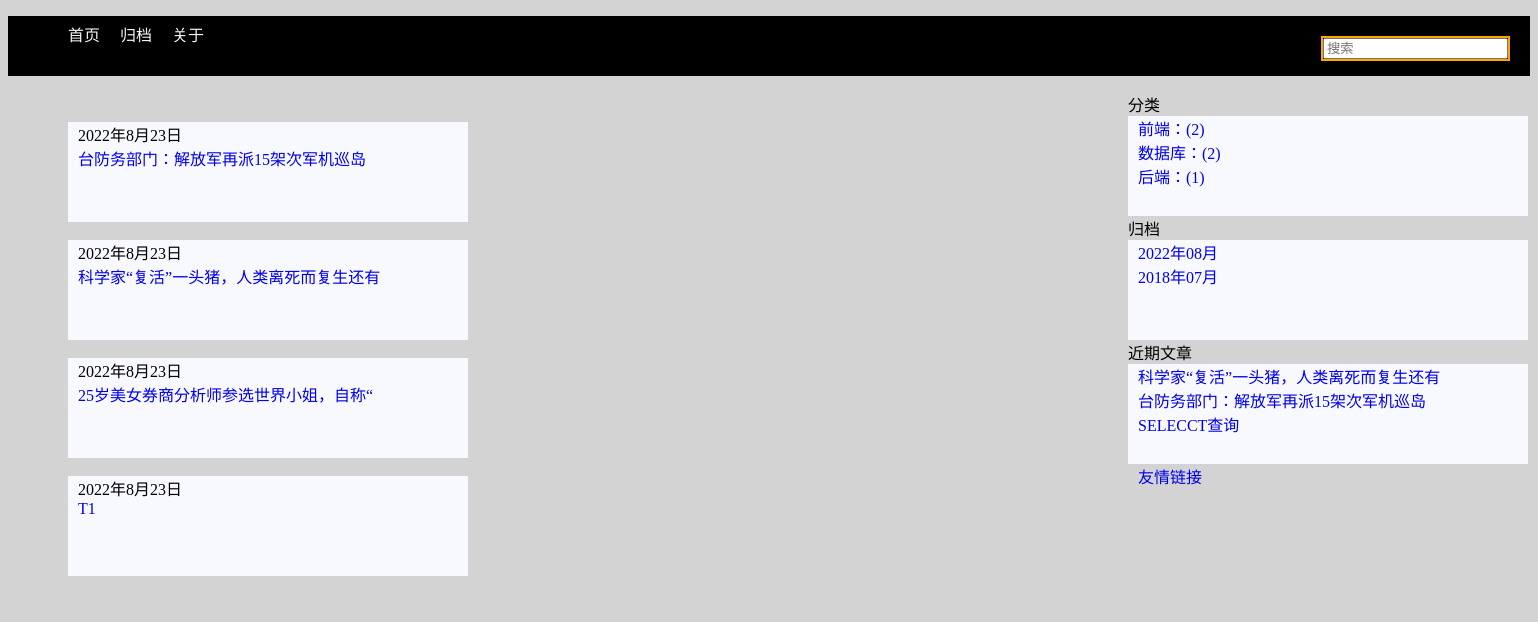
The page /archive/2022/08 on the database its author committed.
### post/models.py (models this page shows, shortened)
class Post(models.Model):
    title=models.CharField(max_length=20,unique=True,verbose_name='标题')
    desc=models.CharField(max_length=200,verbose_name='简介')
    content = RichTextUploadingField(verbose_name='内容')
    created=models.DateTimeField(auto_now_add=True)
    modified=models.DateTimeField(auto_now=True)
    isdelete=models.BooleanField(default=False,verbose_name='是否删除')
    category=models.ForeignKey(Category,on_delete=models.CASCADE,verbose_name='所属标签')
    tag=models.ManyToManyField(Tag,verbose_name='所属类别')
    class Meta:
        db_table='t_post'
        verbose_name_plural='帖子'

### post/views.py (the view)
# urls.py: re_path(r'^archive/(?P<year>\d+)/(?P<month>\d+)$', views.getpostbycreated),
def getpostbycreated(request,year,month):
    year=int(year)
    month=int(month)
    if year==0 and month==0:
        c_post=Post.objects.all()
    else:
        c_post=Post.objects.filter(created__year=year,created__month=month)
    return render(request,'postlist.html',{'c_post':c_post})

### post/mycontext.py (called while the page is built)
def getrightinfo(request):
    r_cate_post=Post.objects.values('category__cname','category').annotate(c=Count('*')).order_by('-c')
    r_recent_post=Post.objects.order_by('-created')[2:]
    cursor=connection.cursor()
    filepost=cursor.execute("select created,count('*') count from t_post GROUP by strftime('%Y-%m',created) order by count desc")
    r_file_post=filepost.fetchall()
    print(r_file_post)
    return {'r_cate_post':r_cate_post,'r_recent_post':r_recent_post,'r_file_post':r_file_post}

### post/templates/postlist.html (shortened to what this page needs)
{% extends 'base.html' %}
{% block main %}
    <div class="zuobian1">
        {% for cp in c_post %}
            <div class="guidang">
                    <a >{{ cp.created.date }}</a>
                <br>
                    <a href="/post/{{ cp.id }}" >{{ cp.title }}</a>
            </div >
        <br>
        {% empty %}
            <a >无记录</a>
        {% endfor %}
    </div>
{% endblock %}

### templates/right.html (shortened to what this page needs)
<li class="sidebar">
    <div class="youbian">
        <span>分类</span>
        <div class="fenlei">
            {% for rc in r_cate_post %}
                <a href="/category/{{ rc.category }}">{{ rc.category__cname }}：({{ rc.c }})</a>
                <br>
            {% endfor %}
        </div>
        <span>归档</span>
        <div class="guidang">
            {% for rf in r_file_post %}
                <a href="/archive/{{ rf.0|date:'Y' }}/{{ rf.0|date:'m' }}">{{ rf.0|date:'Y' }}年{{ rf.0|date:'m' }}月</a>
                <br>
            {% endfor %}
        </div >
        <span>近期文章</span>
        <div class="jinqiwenzhang">
            {% for rr in r_recent_post %}
                <a href="/post/{{ rr.id}}">{{ rr.title}}</a>
                <br>
            {% endfor %}
        </div>
        <a href="https://wwww.baidu.com" class="youqinglianjie">友情链接</a>
    </div>
</li>

### static/css/blog.css (style rules this page uses)
.guide { background-color:lightgray }
.outer li { list-style: none; }
.zuobian1 { margin-left: 60px; margin-top: 30px; float: left; width: 1000px; background-color: lightgrey; }
.youbian { float: right; background-color: lightgray; }
.fenlei { height: 100px; width: 400px; background-color: ghostwhite; }
.guidang { height: 100px; width: 400px; background-color: ghostwhite; }
.jinqiwenzhang { height: 100px; width: 400px; background-color: ghostwhite; }

### templates/right.html (style rules this page uses)
.youbian a { margin: 10px; text-decoration: none; }

### rows shown on the page
Post: created "2022年8月23日", title "台防务部门：解放军再派15架次军机巡岛"
Post: created "2022年8月23日", title "科学家“复活”一头猪，人类离死而复生还有"
Post: created "2022年8月23日", title "25岁美女券商分析师参选世界小姐，自称“"
Post: created "2022年8月23日", title "T1"
Post: title "SELECCT查询"

### other values the page prints
{{ rc.category__cname }} "前端" "数据库" "后端"
{{ rc.c }} "2" "2" "1"
{{ rf.0|date:'Y' }} "2022" "2018"
{{ rf.0|date:'m' }} "08" "07"
